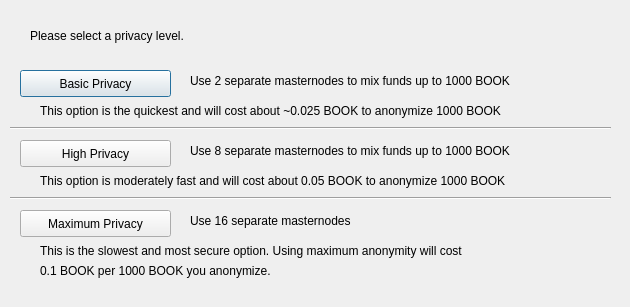
<?xml version="1.0" encoding="UTF-8"?>
<ui version="4.0">
 <class>DarksendConfig</class>
 <widget class="QDialog" name="DarksendConfig">
  <property name="geometry">
   <rect>
    <x>0</x>
    <y>0</y>
    <width>630</width>
    <height>307</height>
   </rect>
  </property>
  <property name="windowTitle">
   <string>Configure PrivateSend</string>
  </property>
  <widget class="QPushButton" name="buttonBasic">
   <property name="geometry">
    <rect>
     <x>20</x>
     <y>70</y>
     <width>151</width>
     <height>27</height>
    </rect>
   </property>
   <property name="text">
    <string>Basic Privacy</string>
   </property>
  </widget>
  <widget class="QPushButton" name="buttonHigh">
   <property name="geometry">
    <rect>
     <x>20</x>
     <y>140</y>
     <width>151</width>
     <height>27</height>
    </rect>
   </property>
   <property name="text">
    <string>High Privacy</string>
   </property>
  </widget>
  <widget class="QPushButton" name="buttonMax">
   <property name="geometry">
    <rect>
     <x>20</x>
     <y>210</y>
     <width>151</width>
     <height>27</height>
    </rect>
   </property>
   <property name="text">
    <string>Maximum Privacy</string>
   </property>
  </widget>
  <widget class="QLabel" name="label">
   <property name="geometry">
    <rect>
     <x>30</x>
     <y>20</y>
     <width>571</width>
     <height>31</height>
    </rect>
   </property>
   <property name="text">
    <string>Please select a privacy level.</string>
   </property>
  </widget>
  <widget class="QLabel" name="label_2">
   <property name="geometry">
    <rect>
     <x>190</x>
     <y>70</y>
     <width>421</width>
     <height>21</height>
    </rect>
   </property>
   <property name="text">
    <string>Use 2 separate masternodes to mix funds up to 1000 BOOK</string>
   </property>
  </widget>
  <widget class="QLabel" name="label_3">
   <property name="geometry">
    <rect>
     <x>190</x>
     <y>140</y>
     <width>411</width>
     <height>21</height>
    </rect>
   </property>
   <property name="text">
    <string>Use 8 separate masternodes to mix funds up to 1000 BOOK</string>
   </property>
  </widget>
  <widget class="QLabel" name="label_4">
   <property name="geometry">
    <rect>
     <x>190</x>
     <y>210</y>
     <width>421</width>
     <height>21</height>
    </rect>
   </property>
   <property name="text">
    <string>Use 16 separate masternodes</string>
   </property>
  </widget>
  <widget class="QLabel" name="label_6">
   <property name="geometry">
    <rect>
     <x>40</x>
     <y>100</y>
     <width>561</width>
     <height>21</height>
    </rect>
   </property>
   <property name="text">
    <string>This option is the quickest and will cost about ~0.025 BOOK to anonymize 1000 BOOK</string>
   </property>
  </widget>
  <widget class="QLabel" name="label_7">
   <property name="geometry">
    <rect>
     <x>40</x>
     <y>170</y>
     <width>561</width>
     <height>21</height>
    </rect>
   </property>
   <property name="text">
    <string>This option is moderately fast and will cost about 0.05 BOOK to anonymize 1000 BOOK</string>
   </property>
  </widget>
  <widget class="QLabel" name="label_8">
   <property name="geometry">
    <rect>
     <x>40</x>
     <y>240</y>
     <width>561</width>
     <height>21</height>
    </rect>
   </property>
   <property name="text">
    <string>This is the slowest and most secure option. Using maximum anonymity will cost</string>
   </property>
  </widget>
  <widget class="QLabel" name="label_9">
   <property name="geometry">
    <rect>
     <x>40</x>
     <y>260</y>
     <width>561</width>
     <height>21</height>
    </rect>
   </property>
   <property name="text">
    <string>0.1 BOOK per 1000 BOOK you anonymize.</string>
   </property>
  </widget>
  <widget class="Line" name="line">
   <property name="geometry">
    <rect>
     <x>10</x>
     <y>120</y>
     <width>601</width>
     <height>16</height>
    </rect>
   </property>
   <property name="orientation">
    <enum>Qt::Horizontal</enum>
   </property>
  </widget>
  <widget class="Line" name="line_2">
   <property name="geometry">
    <rect>
     <x>10</x>
     <y>190</y>
     <width>601</width>
     <height>16</height>
    </rect>
   </property>
   <property name="orientation">
    <enum>Qt::Horizontal</enum>
   </property>
  </widget>
 </widget>
 <resources/>
 <connections/>
</ui>
